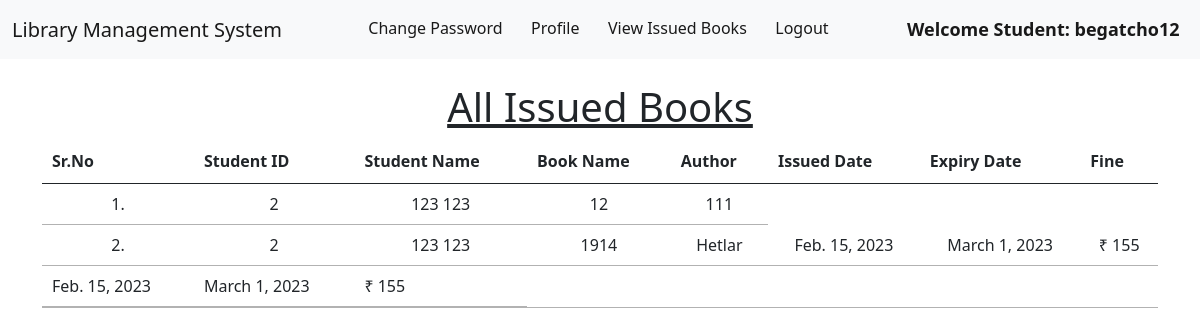
The page /student_issued_books/ (signed in) on the database its author committed.
### library_app/models.py (models this page shows, shortened)
class Book(models.Model):
    name=models.CharField(max_length=128)
    auther=models.CharField(max_length=128)
    isbn_number=models.PositiveBigIntegerField(unique=True)
    category=models.CharField(max_length=65)

class IssuedBook(models.Model):
    student_id = models.ForeignKey(Student,on_delete=models.CASCADE)
    isbn = models.CharField(max_length=13)
    issued_date = models.DateField(auto_now=True)
    expiry_date = models.DateField(default=tow_week_Later())

### library_app/views.py (the view)
# urls.py: path("student_issued_books/", views.student_issued_books, name="student_issued_books"),
@login_required(login_url = '/student_login')
def student_issued_books(request):
    student = Student.objects.filter(user_id=request.user.id)
    issuedBooks = IssuedBook.objects.filter(student_id=student[0].user_id)
    li1 = []
    li2 = []
    for i in issuedBooks:
        books = Book.objects.filter(isbn_number=i.isbn)
        for book in books:
            t=(request.user.id, request.user.get_full_name, book.name,book.auther)
            li1.append(t)
        days=(date.today()-i.issued_date)
        d=days.days
        fine=0
        if d>15:
            day=d-14
            fine=day*5
        t=(issuedBooks[0].issued_date, issuedBooks[0].expiry_date, fine)
        li2.append(t)
    return render(request,'library_app/student_issued_books.html',{'li1':li1, 'li2':li2})

### library_app/templates/library_app/student_issued_books.html (shortened to what this page needs)
{% extends 'student_navbar.html' %}
{% load static %}
{% block body %}
<div class="container mt-4">
    <h1 class="text-center"><u>All Issued Books</u></h1>
    <table class="table table-hover" id="example">
        <thead>
            <tr class="text-center">
                <th>Sr.No</th>
                <th>Student ID</th>
                <th>Student Name</th>
                <th>Book Name</th>
                <th>Author</th>
                <th>Issued Date</th>
                <th>Expiry Date</th>
                <th>Fine</th>
            </tr>
        </thead>
        <tbody>
            {% for i in li1 %}
            <tr class="text-center">
                <td>{{forloop.counter}}.</td>
                <td>{{i.0}}</td>
                <td>{{i.1}}</td>
                <td>{{i.2}}</td>
                <td>{{i.3}}</td>
                {% endfor %}
                {% for i in li2 %}
                <td>{{i.0}}</td>
                <td>{{i.1}}</td>
                <td>₹ {{i.2}}</td>
            </tr>
            {% endfor %}
        </tbody>
    </table>
    </div>
{% endblock %}

### library_app/templates/student_navbar.html (shortened to what this page needs)
<!doctype html>
<html lang="en">
<head>
    <link href="https://cdn.jsdelivr.net/npm/bootstrap@5.1.0/dist/css/bootstrap.min.css" rel="stylesheet">
    <link rel="stylesheet" href="https://cdn.datatables.net/1.10.25/css/jquery.dataTables.min.css">
    <link rel="stylesheet" href="https://cdn.datatables.net/buttons/1.7.1/css/buttons.dataTables.min.css">
</head>
<body>
    <nav class="navbar navbar-expand-lg navbar-light bg-light sticky-top">
        <div class="container-fluid">
            <a class="navbar-brand" href="#"> Library Management System</a>
            <div class="collapse navbar-collapse" id="navbarSupportedContent">
                <ul class="navbar-nav me-auto mb-2 mb-lg-0">
                    <li class="nav-item">
                        <a class="nav-link active" aria-current="page" href="/change_password/">Change Password</a>
                    </li>
                    <li class="nav-item">
                        <a class="nav-link active" aria-current="page" href="/profile/">Profile</a>
                    </li>
                    <li class="nav-item">
                        <a class="nav-link active" aria-current="page" href="/student_issued_books/">View Issued Books</a>
                    </li>
                    <li class="nav-item">
                        <a class="nav-link active" aria-current="page" href="/logout/">Logout</a>
                    </li>
                    <li class="nav-item">
                        <a style="font-weight:600; font-family:'Segoe UI', Tahoma, Geneva, Verdana, sans-serif; font-size: large;" class="nav-link active" href="#">Welcome Student: {{request.user}}</a>
                    </li>
                </ul>
            </div>
        </div>
    </nav>
    {% block body %} {% endblock %}
</body>
</html>

### rows shown on the page
Book: name "12", auther "111"
Book: name "1914", auther "Hetlar"
IssuedBook: issued_date "Feb. 15, 2023" "Feb. 15, 2023", expiry_date "March 1, 2023" "March 1, 2023"

### other values the page prints
{{ request.user }} "begatcho12"
{{ i.0 }} "2" "2"
{{ i.1 }} "123 123" "123 123"
{{ i.2 }} "155" "155"
